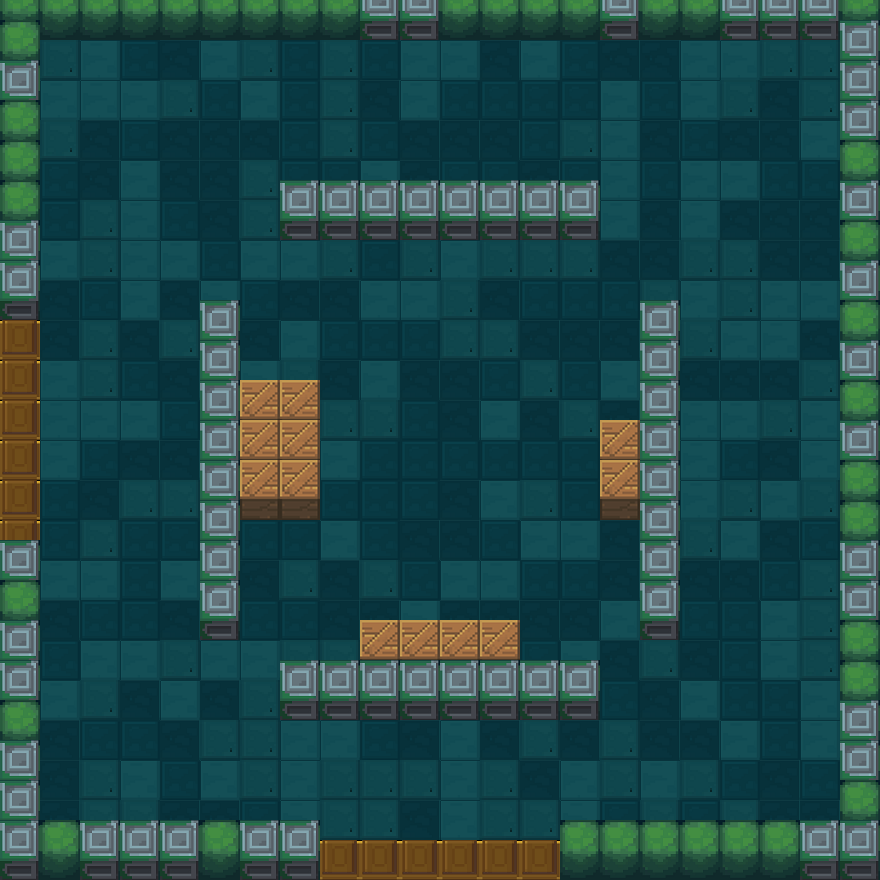

Tiled map render using the project's own tile images. Description and the map definition, with tile-layer contents summarised, below:
An orthogonal 22x22 tile map with 40x40 px tiles, 6 tile layers (Meta, exit, floor, roomVerge, ...), 5 tilesets.

<map version="1.0" orientation="orthogonal" renderorder="right-down" width="22" height="22" tilewidth="40" tileheight="40">
 <tileset firstgid="1" name="floor" tilewidth="40" tileheight="40">
  <image source="floors.png" width="160" height="40" />
 </tileset>
 <tileset firstgid="5" name="roomVerge" tilewidth="40" tileheight="60">
  <image source="1.png" width="80" height="60" />
 </tileset>
 <tileset firstgid="7" name="boxBarrier" tilewidth="40" tileheight="60">
  <image source="木箱.png" width="40" height="60" />
 </tileset>
 <tileset firstgid="8" name="meta" tilewidth="40" tileheight="40">
  <image source="meta_tiles.png" width="280" height="70" />
  <tile id="0">
   <properties>
    <property name="Collidable" value="true" />
   </properties>
  </tile>
 </tileset>
 <tileset firstgid="15" name="exit" tilewidth="40" tileheight="40">
  <image source="上下门（关）.png" width="40" height="80" />
 </tileset>
 <layer name="Meta" width="22" height="22">
  <data>[484 cells, 116 non-empty, 1 distinct tile ids]</data>
 </layer>
 <layer name="exit" width="22" height="22">
  <properties>
   <property name="cc_vertexz" value="-500" />
  </properties>
  <data>[484 cells, 12 non-empty, 1 distinct tile ids]</data>
 </layer>
 <layer name="floor" width="22" height="22">
  <properties>
   <property name="cc_vertexz" value="-500" />
  </properties>
  <data>[484 cells, 400 non-empty, 4 distinct tile ids]</data>
 </layer>
 <layer name="roomVerge" width="22" height="22">
  <properties>
   <property name="cc_vertexz" value="automatic" />
  </properties>
  <data>[484 cells, 72 non-empty, 2 distinct tile ids]</data>
 </layer>
 <layer name="box" width="22" height="22">
  <properties>
   <property name="cc_vertexz" value="automatic" />
  </properties>
  <data>[484 cells, 12 non-empty, 1 distinct tile ids]</data>
 </layer>
 <layer name="barrier" width="22" height="22">
  <properties>
   <property name="cc_vertexz" value="automatic" />
  </properties>
  <data>[484 cells, 32 non-empty, 1 distinct tile ids]</data>
 </layer>
</map>
